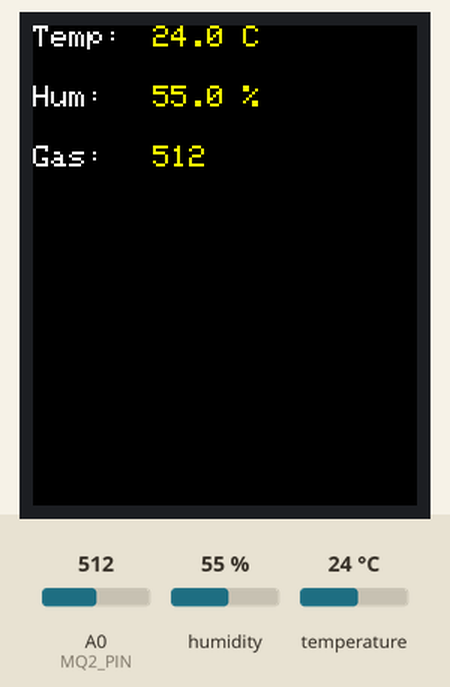
Recording of a sketch running on a simulated Arduino Uno, built with avr-gcc and run on an emulated ATmega328P. On the bench: 128×160 colour display. Inputs (shaded band) come from the test bench; at power-on: humidity 55 %, A0 (MQ2_PIN) = 512, temperature 24 °C.

Above: at 1.3 s.
1.4 s: humidity set to 22 %
At 2.7 s:
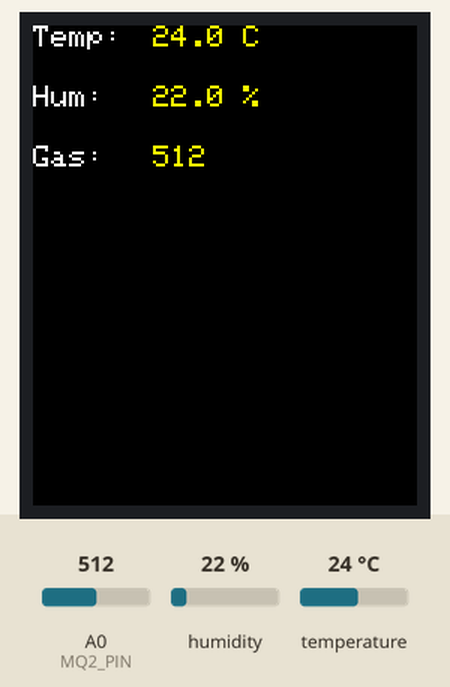
4.1 s: A0 (MQ2_PIN) set to 716
At 4.7 s:
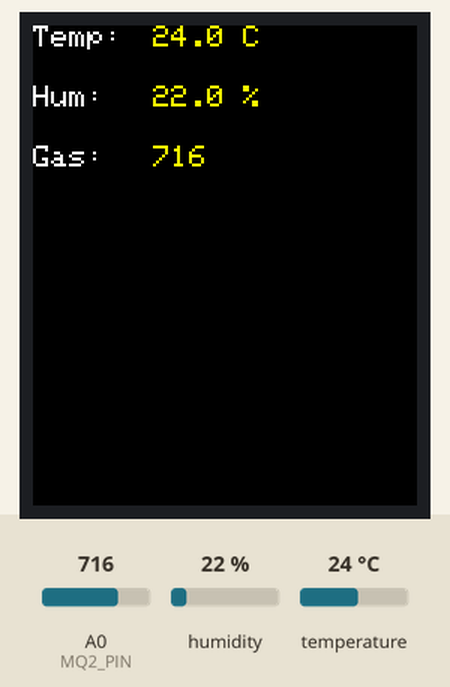
6.8 s: temperature set to 12 °C
At 8.7 s:
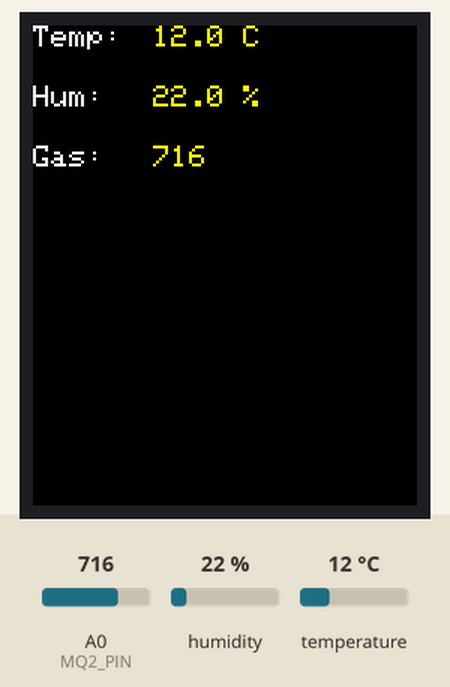
9.7 s: A0 (MQ2_PIN) set to 900
At 10.8 s:
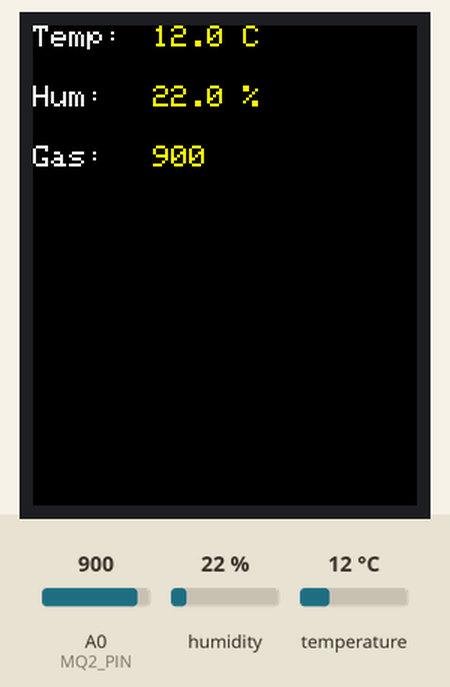
12.4 s: humidity set to 40 %
At 14.8 s:
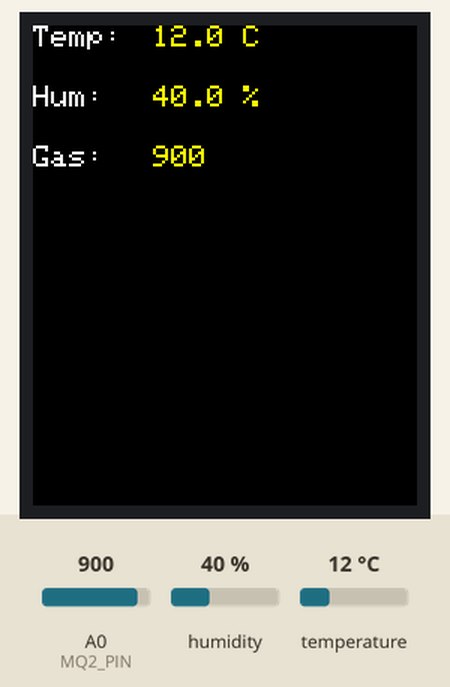
15.7 s: A0 (MQ2_PIN) set to 1023
At 16.8 s:
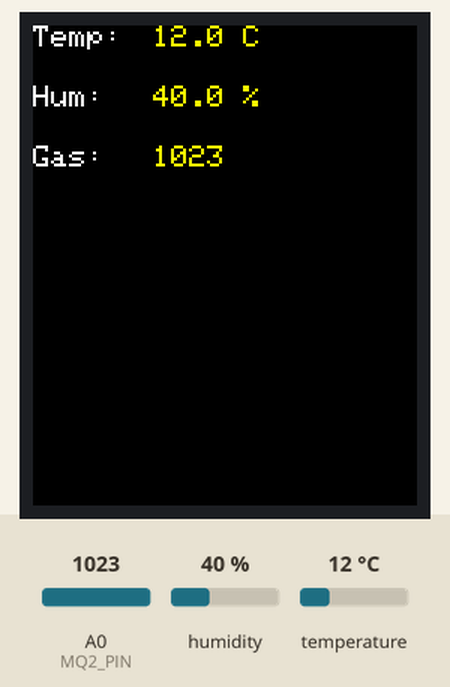
Timing chart, 0 to 18.7 s (numbered marks = the images above; inputs shaded):
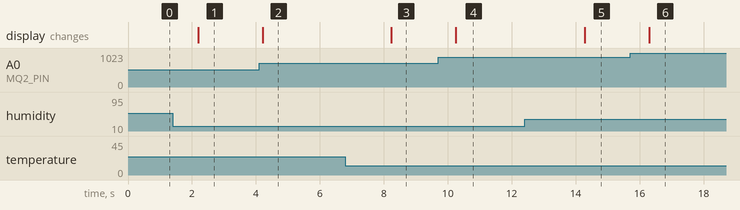

Measured:
- after the input at 1.4 s, the display: changes after 0.80 s (image 1)
- after the input at 4.1 s, the display: changes after 0.11 s (image 2)
- after the input at 6.8 s, the display: changes after 1.4 s (image 3)
- after the input at 9.7 s, the display: changes after 0.55 s (image 4)
- after the input at 12.4 s, the display: changes after 1.9 s (image 5)
- after the input at 15.7 s, the display: changes after 0.59 s (image 6)

The sketch:

sensors-display.ino
```cpp
#include <Adafruit_GFX.h>
#include <Adafruit_ST7735.h>
#include <DHT.h>

#define TFT_CS   5
#define TFT_RST  -1
#define TFT_DC   7
#define TFT_MOSI 8
#define TFT_SCK  9

#define DHTPIN   4
#define DHTTYPE  DHT22
#define MQ2_PIN  A0

Adafruit_ST7735 tft = Adafruit_ST7735(TFT_CS, TFT_DC, TFT_MOSI, TFT_SCK, TFT_RST);
DHT dht(DHTPIN, DHTTYPE);

void setup() {
  dht.begin();
  tft.initR(INITR_BLACKTAB);
  tft.fillScreen(ST77XX_BLACK);
  tft.setTextSize(1);
  tft.setTextColor(ST77XX_WHITE);
  tft.setCursor(0, 0);  tft.print("Temp:");
  tft.setCursor(0, 20); tft.print("Hum:");
  tft.setCursor(0, 40); tft.print("Gas:");
}

void loop() {
  float t = dht.readTemperature();
  float h = dht.readHumidity();
  int gas = analogRead(MQ2_PIN);

  tft.setTextColor(ST77XX_YELLOW, ST77XX_BLACK);

  tft.setCursor(40, 0);
  if (isnan(t)) tft.print("ERR     ");
  else { tft.print(t, 1); tft.print(" C   "); }

  tft.setCursor(40, 20);
  if (isnan(h)) tft.print("ERR     ");
  else { tft.print(h, 1); tft.print(" %   "); }

  tft.setCursor(40, 40);
  tft.print(gas);
  tft.print("    ");

  delay(2000);
}
```
